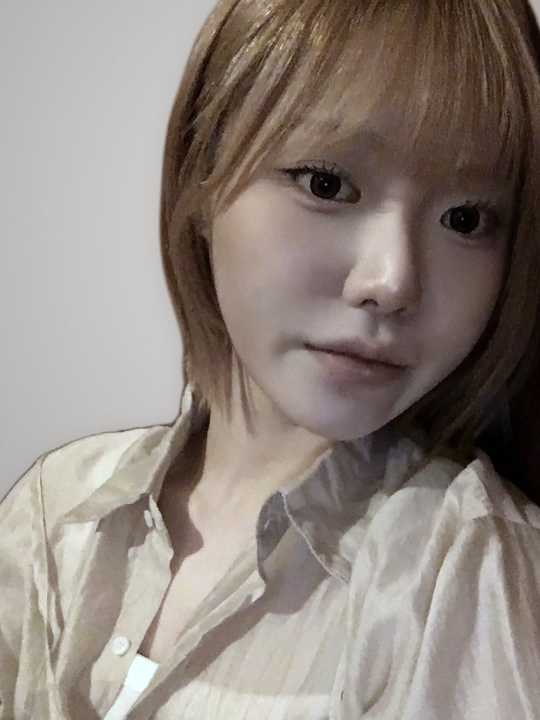
#> input picture salon/partner_minju_studio.jpg, 1080 x 1440 px, given in place of in.webp, which was not available (shown at 1/2 size)
$ python sticker.py ../partner_minju_studio.jpg
#> lines starting #> are read from the running program, lines starting #| are printed output that depends on the picture
# 파트너 페이지용 소재: ① 흑백 컷아웃 + 흰 스티커 테두리(PNG 투명) ② 컬러 원본 폴라로이드 컷
import sys, numpy as np
from PIL import Image, ImageOps, ImageEnhance, ImageFilter
D = "/tmp/claude-0/-home-user-daily-cards/06ef2264-b127-5a98-911e-16c520eb086c/scratchpad/minju/"
mask_file = sys.argv[1] if len(sys.argv) > 1 else "mask.png"
src = Image.open(D + "in.webp").convert("RGB")
#> src is the input picture: PIL image 1080x1440 RGB; mean R, G, B 143.7, 133.6, 126.3
m = Image.open(D + mask_file).convert("L").resize(src.size, Image.LANCZOS)

# 마스크 정리: 오른쪽 끝 나무 걸친 부분 자르고, 경계 부드럽게
W, H = src.size
#> W = 1080; H = 1440
crop_box = (0, 0, W - 40, H)
#> crop_box = (0, 0, 1040, 1440)
src, m = src.crop(crop_box), m.crop(crop_box)
#> src: PIL image 1040x1440 RGB
#> m: PIL image 1040x1440 L
m = m.point(lambda v: 0 if v < 40 else (255 if v > 215 else int((v - 40) / 175 * 255))).filter(ImageFilter.GaussianBlur(1.1))
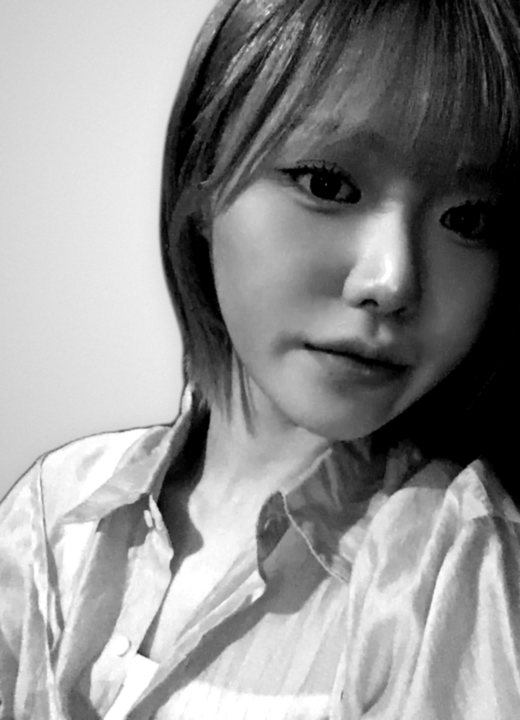
#> m: PIL image 1040x1440 L (shown at 1/2 size); min 0, max 255, mean 145

# 흑백 인물 (밝고 또렷하게)
g = ImageOps.grayscale(src)
g = ImageOps.autocontrast(g, cutoff=0.8)
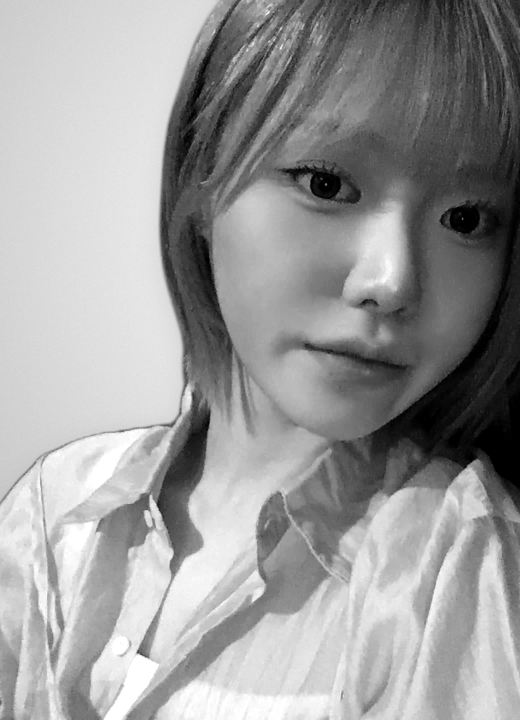
#> g: PIL image 1040x1440 L (shown at 1/2 size); min 0, max 255, mean 155.3
g = ImageEnhance.Contrast(g).enhance(1.15)
g = g.point(lambda v: int(255 * ((v / 255) ** 0.88)))
g = g.filter(ImageFilter.UnsharpMask(radius=2, percent=60, threshold=2))
arr = np.asarray(g).astype(np.float32)
arr += np.random.default_rng(5).normal(0, 6, arr.shape)                # 인쇄 입자
person = Image.fromarray(np.clip(arr, 0, 255).astype(np.uint8)).convert("RGB")

# 흰 스티커 테두리: 마스크를 넓혀서 흰색 판 만들기
pad = 40
big = Image.new("L", (src.width + pad * 2, src.height + pad * 2), 0); big.paste(m, (pad, pad))
#> after `big = Image.new('L', (src.width + pad * 2, src.height + pad * 2), 0)`: big: PIL image 1120x1520 L; every value is 0
#> after `big.paste(m, (pad, pad))`:
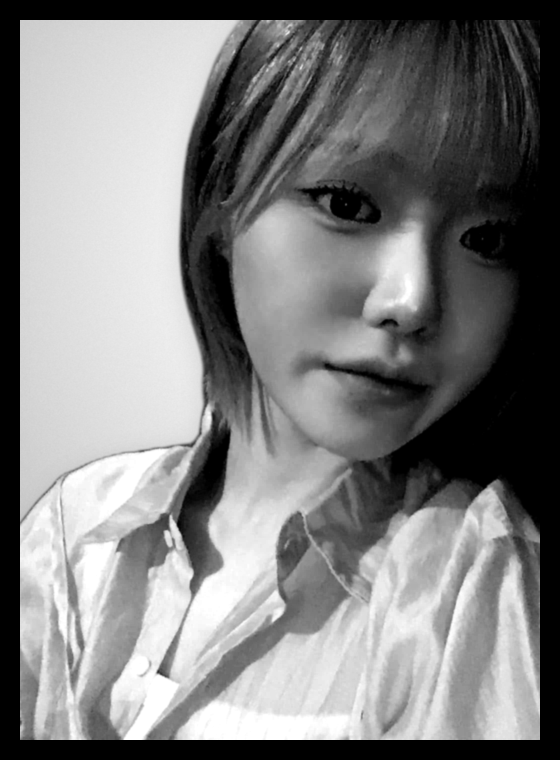
#> big: PIL image 1120x1520 L (shown at 1/2 size); min 0, max 255, mean 127.6
outline = big.filter(ImageFilter.MaxFilter(25)).filter(ImageFilter.GaussianBlur(2)).point(lambda v: 255 if v > 110 else int(v * 2.3))
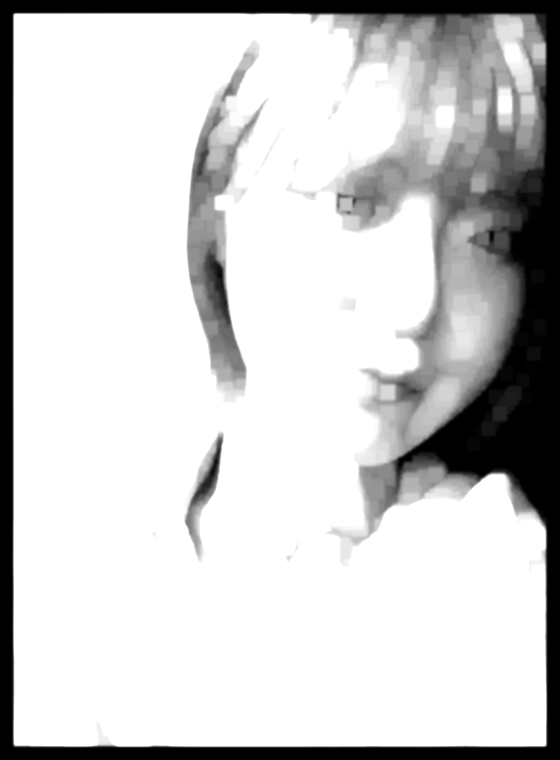
#> outline: PIL image 1120x1520 L (shown at 1/2 size); min 0, max 255, mean 206.6
canvas = Image.new("RGBA", big.size, (0, 0, 0, 0))
#> canvas: PIL image 1120x1520 RGBA; every value is 0
canvas.paste(Image.new("RGBA", big.size, (255, 255, 255, 255)), (0, 0), outline)
pl = Image.new("RGBA", big.size, (0, 0, 0, 0)); pl.paste(person, (pad, pad))
#> after `pl.paste(person, (pad, pad))`:
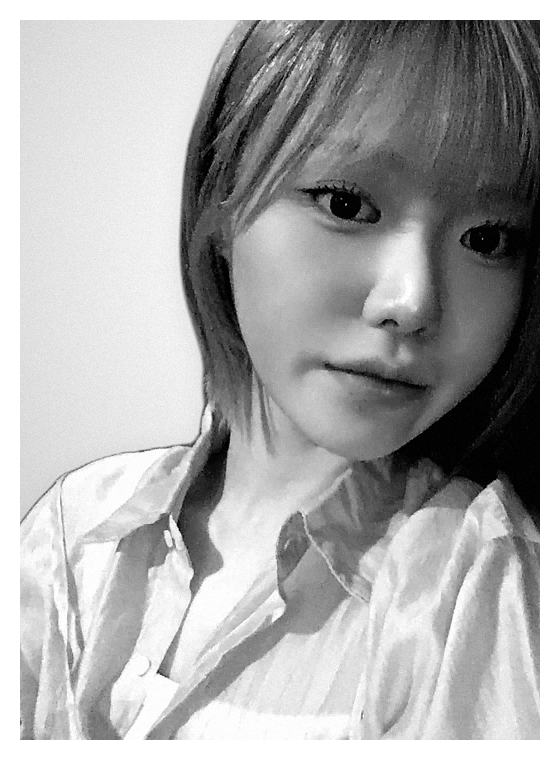
#> pl: PIL image 1120x1520 RGBA (shown at 1/2 size); mean R, G, B, A 141.5, 141.5, 141.5, 224.3; transparent parts drawn white
canvas.paste(pl, (0, 0), big)
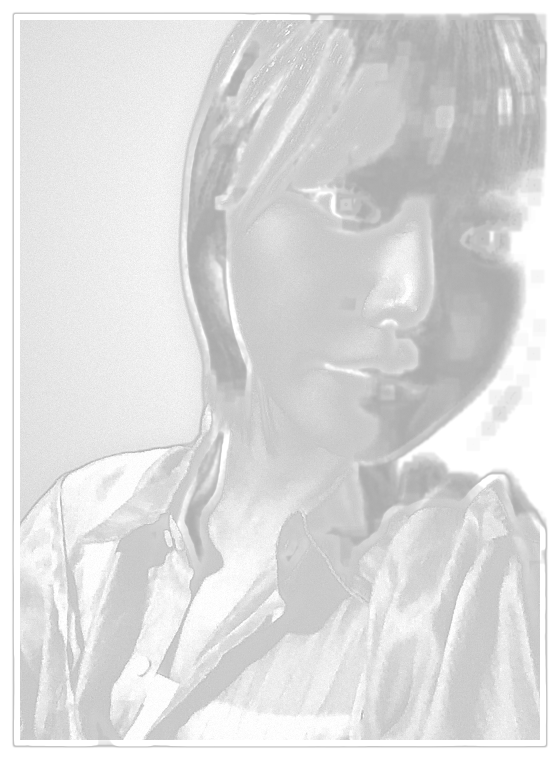
#> canvas: PIL image 1120x1520 RGBA (shown at 1/2 size); mean R, G, B, A 182.2, 182.2, 182.2, 208.8; transparent parts drawn white
# 아래쪽은 잘린 몸이라 테두리 없이 곧게
bbox = canvas.getbbox(); canvas = canvas.crop((bbox[0], bbox[1], bbox[2], canvas.height - pad))
#> after `bbox = canvas.getbbox()`: bbox = (23, 23, 1097, 1497)
canvas.thumbnail((1000, 1300), Image.LANCZOS)
#> canvas: PIL image 958x1300 RGBA
canvas.save(D + "sticker.png", optimize=True)

# 컬러 원본 폴라로이드 컷 (정사각, 살짝 따뜻함 유지)
s = Image.open(D + "in.webp").convert("RGB")
side = int(s.width * 0.82); x0 = int(s.width * 0.18); y0 = int(s.height * 0.08)
#> after `side = int(s.width * 0.82)`: side = 885
#> after `x0 = int(s.width * 0.18)`: x0 = 194
#> after `y0 = int(s.height * 0.08)`: y0 = 115
pol = s.crop((x0, y0, x0 + side, y0 + side)).resize((520, 520), Image.LANCZOS)
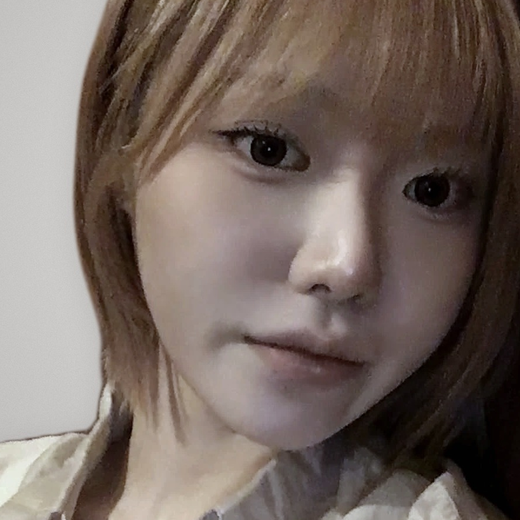
#> pol: PIL image 520x520 RGB; mean R, G, B 116.8, 103.4, 96.4
pol = ImageEnhance.Color(pol).enhance(0.9)
pol.save(D + "snap.jpg", quality=86)
print("ok", canvas.size)
#| ok (958, 1300)

$ run again, on salon/partner_minju_studio_v2.jpg
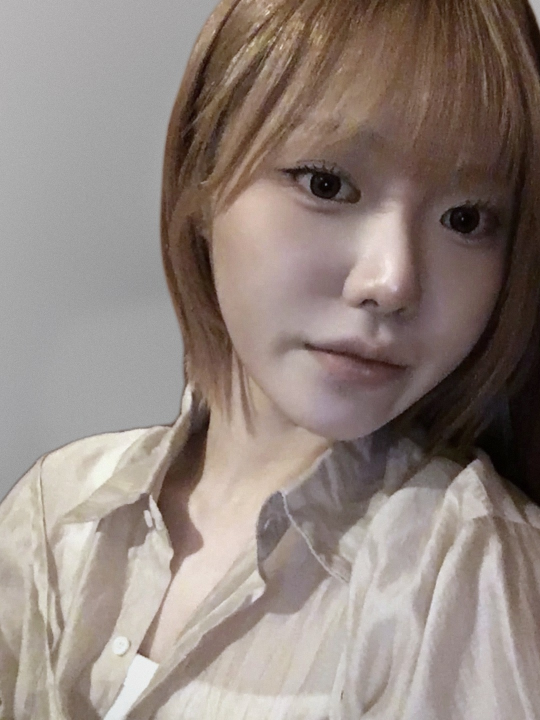
#> input picture salon/partner_minju_studio_v2.jpg, 1080 x 1440 px, given in place of in.webp, which was not available (shown at 1/2 size)
#> src is the input picture: PIL image 1080x1440 RGB; mean R, G, B 146, 133.2, 126.4
#> src: PIL image 1040x1440 RGB
#> big: PIL image 1120x1520 L; every value is 0
#> `canvas.paste(pl, (0, 0), big)`:
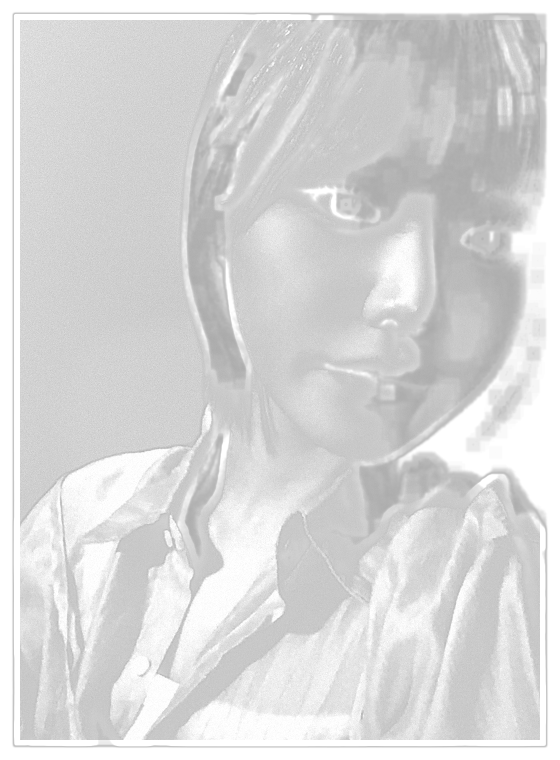
#> canvas: PIL image 1120x1520 RGBA (shown at 1/2 size); mean R, G, B, A 181.5, 181.5, 181.5, 214.2; transparent parts drawn white
#> bbox = (23, 23, 1097, 1497)
#> `pol = s.crop((x0, y0, x0 + side, y0 + side)).resize((520, 520), Image...`:
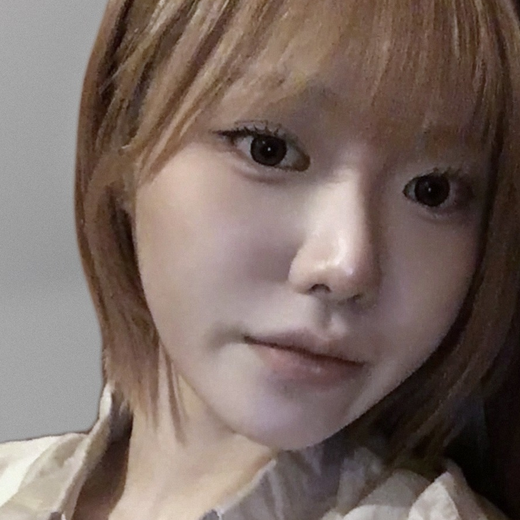
#> pol: PIL image 520x520 RGB; mean R, G, B 122.7, 106.2, 99.2
#| ok (958, 1300)
